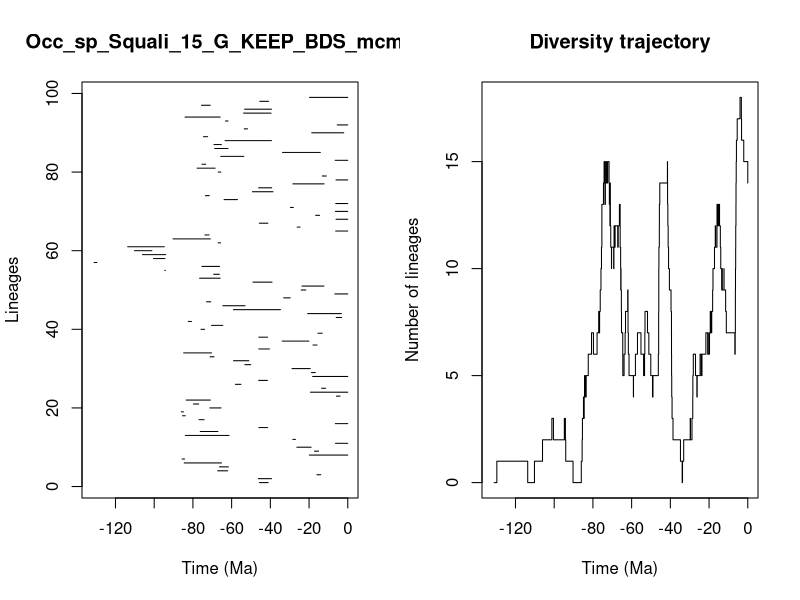

Reproduce this figure in R.


pdf(file='../Results/Species/5_MA_bins_EP/pyrate_mcmc_logs/Occ_sp_Squali_15_G_KEEP_BDS_mcmc_LTT.pdf',width=0.6*20, height=0.6*10)
title = "Occ_sp_Squali_15_G_KEEP_BDS_mcmc"
ts=c(45.659056340671455, 46.208128562419475,15.904862846214467,67.19094520695,66.25627950270137,84.50112085502279,85.56622839344648,19.83397976810131,17.196501737592463,26.30499304470661,6.346834997723574,28.422929163495738,83.92485073246401,76.22040362575302,45.91391155371899,6.412449156854167,76.81341894654516,85.41569038441395,86.00330485302091,71.22147618458241,79.72079055438365,83.4754376358441,5.860786544645034,19.288748800443337,13.490809322865456,58.038358489076934,46.03567434854282,18.153333609871115,18.732641114666652,28.81856504157167,53.18242411520438,59.02929701220476,71.09564549886973,84.7676206833221,45.96722148723089,17.97931136461746,33.891006979348646,45.969348598220066,15.419932862071482,75.84246862700978,70.41076332042219,82.40958335501048,5.977794445470004,20.72618658783408,59.09144472583006,64.55605406860137,72.93308572894253,33.104984121641785,6.689791446770876,24.039602045649985,23.65494685970843,48.968965993066355,76.544378563579,69.28401444098849,94.5573849341604,75.3717600100639,131.01518057155099,100.39318076628884,106.03606514712865,110.19601925780496,113.684474768264,67.03746419781893,90.2685639675445,73.80840709622701,6.253348836853609,26.127562402328206,45.69305843725514,6.073454021632022,16.591762192122406,6.39883281518004,29.5944089654783,6.215745593676086,63.905445616595436,73.56720492839247,49.21965205560697,46.04112803746555,28.367641931614944,6.105432214698302,13.140606922614918,66.91554795082044,77.85126356778784,75.36817502245849,6.493033892776206,65.62234717100084,33.713279025360585,68.74678164036384,69.14041335201952,63.373607934571595,74.55561690275718,18.617970586220032,53.479196065302986,5.457772474889404,63.16111186768625,84.06600653662471,53.82772188163663,53.31899297223633,75.57884782696101,45.455624337201975,19.76657008971962)
te=c(41.129219814583365, 39.35879257427595,13.958253521763217,62.035213860246486,61.7002212470753,65.23380656834716,84.33370365363655,0.0,15.077544145496443,18.95186669381717,0.0,27.00416550782991,61.34015873173162,67.09736332954621,41.42691010910209,0.0,74.23098288199552,83.93196035427336,84.88550865972043,65.47066829766322,77.01947334986085,70.99706954265108,4.003238138871848,0.0,11.441533927973817,55.17542791648203,41.51183428731509,0.0,16.793314090228225,19.385023658828736,50.105965993971196,51.11338572529443,69.08242576501245,70.36060125647982,40.490668834403166,15.90333004110284,20.114879151031754,41.447347610841696,13.199939872421156,73.95003436998174,64.58774305172886,80.71880574137539,3.2231763532647553,3.320244423199293,34.780460072100055,53.08570322972129,70.78556058271076,29.740800733651454,0.0,21.65493444895445,12.30090906756247,39.10824155498073,65.93348567463796,66.31232348669816,94.21230944487253,66.25582564432122,129.63159176960605,94.44080175644163,94.0381969872585,101.20767815454222,94.76103558411799,65.67736259457611,70.98067031729224,71.67245428525042,0.0,24.645625792941,41.29012493302188,0.0,14.5836536279424,0.0,28.140595815072626,0.0,56.98239303923797,71.50557794221427,38.624700636063544,39.28378991014499,12.25361898763403,0.0,11.08542090475048,65.57704811411455,68.5313029168186,73.38313263060431,0.0,53.68937766968972,14.175677906220471,61.86267432929679,65.30126183258331,39.42289856204838,72.3925098468978,2.080788190876594,51.801079436978,0.0,61.86237820472919,65.91485653486974,39.643690649178055,39.40038026381363,71.03801827432208,40.930169640525904,0.0)
div_traj=c(0, 1,0,1,2,3,2,3,2,3,2,1,0,1,2,3,4,3,4,5,4,5,4,5,6,7,6,7,8,7,8,9,10,11,12,13,14,15,14,13,14,15,14,15,14,13,12,13,14,13,12,11,10,11,10,11,12,11,12,11,12,11,12,13,12,13,12,11,10,9,10,9,8,7,6,5,6,7,8,9,8,7,6,5,4,5,6,7,6,5,6,5,6,7,8,7,6,5,4,5,6,7,8,9,10,11,12,13,14,15,14,13,12,11,10,9,8,7,6,5,4,3,2,1,0,1,2,3,2,3,4,5,6,5,4,5,6,5,6,7,6,7,6,7,8,7,8,7,8,9,10,11,12,11,12,13,12,13,12,11,10,9,10,9,10,9,8,7,6,7,8,9,10,11,12,13,14,15,16,17,18,17,16,15,14)
time_events=c(131.01518057155099, 129.63159176960605,113.684474768264,110.19601925780496,106.03606514712865,101.20767815454222,100.39318076628884,94.76103558411799,94.5573849341604,94.44080175644163,94.21230944487253,94.0381969872585,90.2685639675445,86.00330485302091,85.56622839344648,85.41569038441395,84.88550865972043,84.7676206833221,84.50112085502279,84.33370365363655,84.06600653662471,83.93196035427336,83.92485073246401,83.4754376358441,82.40958335501048,80.71880574137539,79.72079055438365,77.85126356778784,77.01947334986085,76.81341894654516,76.544378563579,76.22040362575302,75.84246862700978,75.57884782696101,75.3717600100639,75.36817502245849,74.55561690275718,74.23098288199552,73.95003436998174,73.80840709622701,73.56720492839247,73.38313263060431,72.93308572894253,72.3925098468978,71.67245428525042,71.50557794221427,71.22147618458241,71.09564549886973,71.03801827432208,70.99706954265108,70.98067031729224,70.78556058271076,70.41076332042219,70.36060125647982,69.28401444098849,69.14041335201952,69.08242576501245,68.74678164036384,68.5313029168186,67.19094520695,67.09736332954621,67.03746419781893,66.91554795082044,66.31232348669816,66.25627950270137,66.25582564432122,65.93348567463796,65.91485653486974,65.67736259457611,65.62234717100084,65.57704811411455,65.47066829766322,65.30126183258331,65.23380656834716,64.58774305172886,64.55605406860137,63.905445616595436,63.373607934571595,63.16111186768625,62.035213860246486,61.86267432929679,61.86237820472919,61.7002212470753,61.34015873173162,59.09144472583006,59.02929701220476,58.038358489076934,56.98239303923797,55.17542791648203,53.82772188163663,53.68937766968972,53.479196065302986,53.31899297223633,53.18242411520438,53.08570322972129,51.801079436978,51.11338572529443,50.105965993971196,49.21965205560697,48.968965993066355,46.208128562419475,46.04112803746555,46.03567434854282,45.969348598220066,45.96722148723089,45.91391155371899,45.69305843725514,45.659056340671455,45.455624337201975,41.51183428731509,41.447347610841696,41.42691010910209,41.29012493302188,41.129219814583365,40.930169640525904,40.490668834403166,39.643690649178055,39.42289856204838,39.40038026381363,39.35879257427595,39.28378991014499,39.10824155498073,38.624700636063544,34.780460072100055,33.891006979348646,33.713279025360585,33.104984121641785,29.740800733651454,29.5944089654783,28.81856504157167,28.422929163495738,28.367641931614944,28.140595815072626,27.00416550782991,26.30499304470661,26.127562402328206,24.645625792941,24.039602045649985,23.65494685970843,21.65493444895445,20.72618658783408,20.114879151031754,19.83397976810131,19.76657008971962,19.385023658828736,19.288748800443337,18.95186669381717,18.732641114666652,18.617970586220032,18.153333609871115,17.97931136461746,17.196501737592463,16.793314090228225,16.591762192122406,15.904862846214467,15.90333004110284,15.419932862071482,15.077544145496443,14.5836536279424,14.175677906220471,13.958253521763217,13.490809322865456,13.199939872421156,13.140606922614918,12.30090906756247,12.25361898763403,11.441533927973817,11.08542090475048,6.689791446770876,6.493033892776206,6.412449156854167,6.39883281518004,6.346834997723574,6.253348836853609,6.215745593676086,6.105432214698302,6.073454021632022,5.977794445470004,5.860786544645034,5.457772474889404,4.003238138871848,3.320244423199293,3.2231763532647553,2.080788190876594,0.0)
                par(mfrow=c(1,2))
                L = length(ts)
                plot(ts, 1:L , xlim=c(-max(ts)-1,0), pch=20, type="n", main=title,xlab="Time (Ma)",ylab="Lineages")
                for (i in 1:L){segments(x0=-te[i],y0=i,x1=-ts[i],y1=i)}    
                t = -time_events
                plot(div_traj ~ t,type="s", main = "Diversity trajectory",xlab="Time (Ma)",ylab="Number of lineages",xlim=c(-max(ts)-1,0))
                abline(v=c(65,200,251,367,445),lty=2,col="gray")
                
